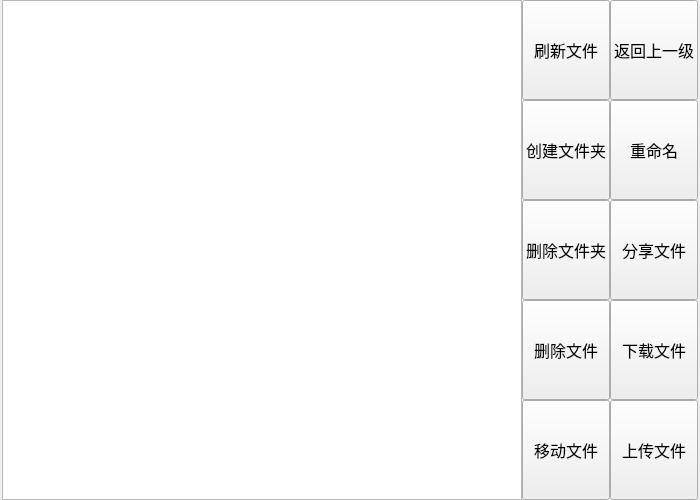
<?xml version="1.0" encoding="UTF-8"?>
<ui version="4.0">
 <class>File</class>
 <widget class="QWidget" name="File">
  <property name="geometry">
   <rect>
    <x>0</x>
    <y>0</y>
    <width>700</width>
    <height>500</height>
   </rect>
  </property>
  <property name="sizePolicy">
   <sizepolicy hsizetype="Preferred" vsizetype="Preferred">
    <horstretch>0</horstretch>
    <verstretch>0</verstretch>
   </sizepolicy>
  </property>
  <property name="windowTitle">
   <string>Form</string>
  </property>
  <layout class="QGridLayout" name="gridLayout_2">
   <property name="leftMargin">
    <number>2</number>
   </property>
   <property name="topMargin">
    <number>0</number>
   </property>
   <property name="rightMargin">
    <number>2</number>
   </property>
   <property name="bottomMargin">
    <number>0</number>
   </property>
   <property name="horizontalSpacing">
    <number>0</number>
   </property>
   <property name="verticalSpacing">
    <number>2</number>
   </property>
   <item row="0" column="0">
    <widget class="QListWidget" name="listWidget"/>
   </item>
   <item row="0" column="1">
    <layout class="QGridLayout" name="gridLayout">
     <item row="3" column="1">
      <widget class="QPushButton" name="downloadFile_PB">
       <property name="sizePolicy">
        <sizepolicy hsizetype="Minimum" vsizetype="Expanding">
         <horstretch>0</horstretch>
         <verstretch>0</verstretch>
        </sizepolicy>
       </property>
       <property name="font">
        <font>
         <family>AcadEref</family>
         <pointsize>12</pointsize>
        </font>
       </property>
       <property name="text">
        <string>下载文件</string>
       </property>
      </widget>
     </item>
     <item row="0" column="1">
      <widget class="QPushButton" name="return_PB">
       <property name="sizePolicy">
        <sizepolicy hsizetype="Minimum" vsizetype="Expanding">
         <horstretch>0</horstretch>
         <verstretch>0</verstretch>
        </sizepolicy>
       </property>
       <property name="font">
        <font>
         <family>AcadEref</family>
         <pointsize>12</pointsize>
        </font>
       </property>
       <property name="text">
        <string>返回上一级</string>
       </property>
      </widget>
     </item>
     <item row="4" column="0">
      <widget class="QPushButton" name="mvFile_PB">
       <property name="sizePolicy">
        <sizepolicy hsizetype="Minimum" vsizetype="Expanding">
         <horstretch>0</horstretch>
         <verstretch>0</verstretch>
        </sizepolicy>
       </property>
       <property name="font">
        <font>
         <family>AcadEref</family>
         <pointsize>12</pointsize>
        </font>
       </property>
       <property name="text">
        <string>移动文件</string>
       </property>
      </widget>
     </item>
     <item row="3" column="0">
      <widget class="QPushButton" name="delFile_PB">
       <property name="sizePolicy">
        <sizepolicy hsizetype="Minimum" vsizetype="Expanding">
         <horstretch>0</horstretch>
         <verstretch>0</verstretch>
        </sizepolicy>
       </property>
       <property name="font">
        <font>
         <family>AcadEref</family>
         <pointsize>12</pointsize>
        </font>
       </property>
       <property name="text">
        <string>删除文件</string>
       </property>
      </widget>
     </item>
     <item row="2" column="1">
      <widget class="QPushButton" name="shareFile_PB">
       <property name="sizePolicy">
        <sizepolicy hsizetype="Minimum" vsizetype="Expanding">
         <horstretch>0</horstretch>
         <verstretch>0</verstretch>
        </sizepolicy>
       </property>
       <property name="font">
        <font>
         <family>AcadEref</family>
         <pointsize>12</pointsize>
        </font>
       </property>
       <property name="text">
        <string>分享文件</string>
       </property>
      </widget>
     </item>
     <item row="1" column="1">
      <widget class="QPushButton" name="rename_PB">
       <property name="sizePolicy">
        <sizepolicy hsizetype="Minimum" vsizetype="Expanding">
         <horstretch>0</horstretch>
         <verstretch>0</verstretch>
        </sizepolicy>
       </property>
       <property name="font">
        <font>
         <family>AcadEref</family>
         <pointsize>12</pointsize>
        </font>
       </property>
       <property name="text">
        <string>重命名</string>
       </property>
      </widget>
     </item>
     <item row="2" column="0">
      <widget class="QPushButton" name="delDir_PB">
       <property name="sizePolicy">
        <sizepolicy hsizetype="Minimum" vsizetype="Expanding">
         <horstretch>0</horstretch>
         <verstretch>0</verstretch>
        </sizepolicy>
       </property>
       <property name="font">
        <font>
         <family>AcadEref</family>
         <pointsize>12</pointsize>
        </font>
       </property>
       <property name="text">
        <string>删除文件夹</string>
       </property>
      </widget>
     </item>
     <item row="0" column="0">
      <widget class="QPushButton" name="flushFile_PB">
       <property name="sizePolicy">
        <sizepolicy hsizetype="Minimum" vsizetype="Expanding">
         <horstretch>0</horstretch>
         <verstretch>0</verstretch>
        </sizepolicy>
       </property>
       <property name="font">
        <font>
         <family>AcadEref</family>
         <pointsize>12</pointsize>
        </font>
       </property>
       <property name="text">
        <string>刷新文件</string>
       </property>
      </widget>
     </item>
     <item row="1" column="0">
      <widget class="QPushButton" name="mkDir_PB">
       <property name="sizePolicy">
        <sizepolicy hsizetype="Minimum" vsizetype="Expanding">
         <horstretch>0</horstretch>
         <verstretch>0</verstretch>
        </sizepolicy>
       </property>
       <property name="font">
        <font>
         <family>AcadEref</family>
         <pointsize>12</pointsize>
        </font>
       </property>
       <property name="text">
        <string>创建文件夹</string>
       </property>
      </widget>
     </item>
     <item row="4" column="1">
      <widget class="QPushButton" name="uploadFile_PB">
       <property name="sizePolicy">
        <sizepolicy hsizetype="Minimum" vsizetype="Expanding">
         <horstretch>0</horstretch>
         <verstretch>0</verstretch>
        </sizepolicy>
       </property>
       <property name="font">
        <font>
         <family>AcadEref</family>
         <pointsize>12</pointsize>
        </font>
       </property>
       <property name="text">
        <string>上传文件</string>
       </property>
      </widget>
     </item>
    </layout>
   </item>
  </layout>
 </widget>
 <resources/>
 <connections/>
</ui>
